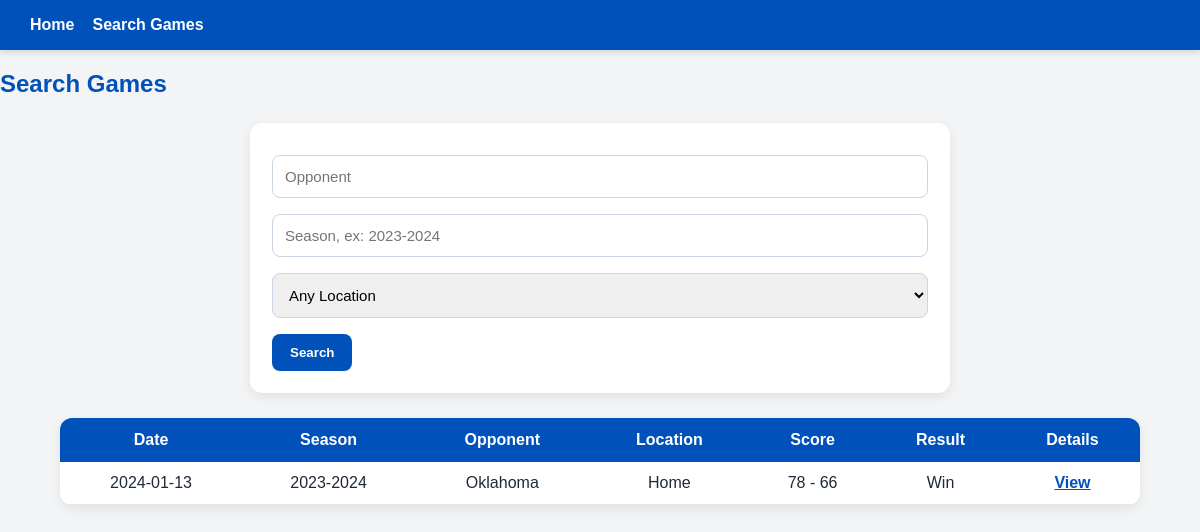
Page /games.php?opponent=Oklahoma on the committed database.
### tables this page shows
CREATE TABLE Games (
    gameID INT AUTO_INCREMENT PRIMARY KEY,
    gameDate DATE NOT NULL,
    season VARCHAR(20),
    opponent VARCHAR(100) NOT NULL,
    location VARCHAR(20),
    KUscore INT,
    opponentScore INT,
    result VARCHAR(10)
);

### games.php (the view, shortened to what this page needs)
<?php include "db.php"; ?>
<link rel="stylesheet" href="style.css">
<nav>
    <a href="index.php">Home</a>
    <a href="games.php">Search Games</a>
</nav>
<h2>Search Games</h2>
<form method="GET">
    <input type="text" name="opponent" placeholder="Opponent">
    <input type="text" name="season" placeholder="Season, ex: 2023-2024">
    <select name="location">
        <option value="">Any Location</option>
    </select>
    <button type="submit">Search</button>
</form>
<?php
$query = "SELECT * FROM Games WHERE 1=1";
$params = [];
$types = "";
if (!empty($_GET["opponent"])) {
    $query .= " AND opponent LIKE ?";
    $params[] = "%" . $_GET["opponent"] . "%";
    $types .= "s";
}
$stmt = mysqli_prepare($conn, $query);
if (!empty($params)) {
    mysqli_stmt_bind_param($stmt, $types, ...$params);
}
mysqli_stmt_execute($stmt);
$result = mysqli_stmt_get_result($stmt);
?>
<table>
    <tr>
        <th>Date</th>
        <th>Season</th>
        <th>Opponent</th>
        <th>Location</th>
        <th>Score</th>
        <th>Result</th>
        <th>Details</th>
    </tr>
    <?php while ($row = mysqli_fetch_assoc($result)): ?>
        <tr>
            <td><?php echo $row["gameDate"]; ?></td>
            <td><?php echo $row["season"]; ?></td>
            <td><?php echo $row["opponent"]; ?></td>
            <td><?php echo $row["location"]; ?></td>
            <td><?php echo $row["KUscore"] . " - " . $row["opponentScore"]; ?></td>
            <td><?php echo $row["result"]; ?></td>
            <td><a href="game_details.php?gameID=<?php echo $row["gameID"]; ?>">View</a></td>
        </tr>
    <?php endwhile; ?>
</table>

### style.css (style rules this page uses)
* { box-sizing: border-box; }
nav { background: #0051ba; padding: 16px 30px; display: flex; align-items: center; gap: 18px; color: white; box-shadow: 0 2px 8px rgba(0,0,0,0.15); }
nav a { color: white; text-decoration: none; font-weight: bold; }
h1, h2, h3 { color: #0051ba; }
form { background: white; padding: 22px; margin: 25px auto; width: 90%; max-width: 700px; border-radius: 12px; box-shadow: 0 4px 12px rgba(0,0,0,0.08); }
input, select, textarea { display: block; margin: 10px 0 16px 0; padding: 12px; width: 100%; border: 1px solid #cbd5e1; border-radius: 8px; font-size: 15px; }
button { background: #0051ba; color: white; border: none; padding: 11px 18px; border-radius: 8px; cursor: pointer; font-weight: bold; }
table { width: 90%; margin: 25px auto; border-collapse: collapse; background: white; border-radius: 12px; overflow: hidden; box-shadow: 0 4px 12px rgba(0,0,0,0.08); }
th { background: #0051ba; color: white; padding: 13px; }
td { border-bottom: 1px solid #e5e7eb; padding: 12px; text-align: center; }
a { color: #0051ba; font-weight: bold; }

### rows in the picture
games: gameDate "2024-01-13", season "2023-2024", opponent "Oklahoma", location "Home", KUscore "78", opponentScore "66", result "Win"
